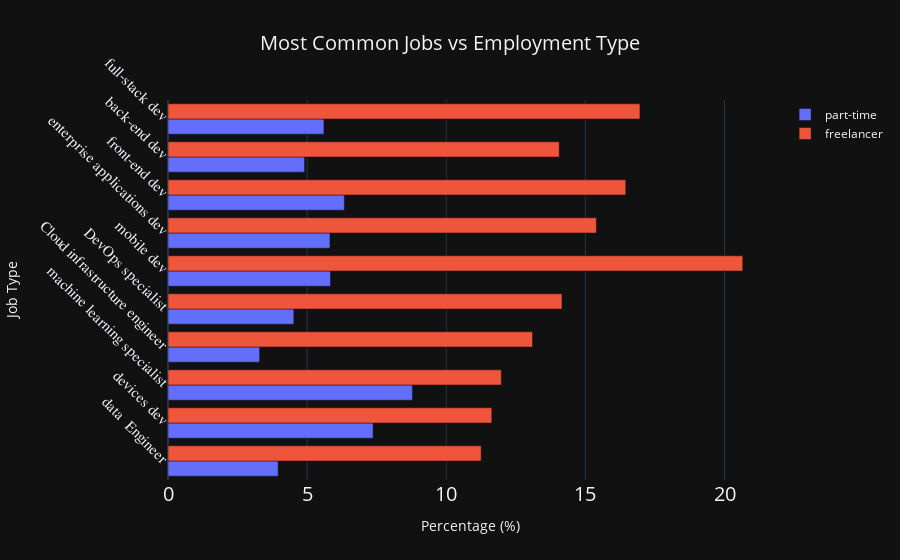

This figure's notebook cell:
### Code cell
employment_vs_dev_type(most_10_freq_jobs)

### Figure 1 — Plotly figure (JSON) as saved in the notebook; plotly's stock layout.template omitted (floating-point values rounded to 4 significant figures)
{"data": [{"name": "part-time", "orientation": "h", "x": [3.958, 7.371, 8.784, 3.293, 4.523, 5.84, 5.821, 6.338, 4.908, 5.604], "y": ["Engineer_data", "Developer_embedded applications or devices", "Data scientist or machine learning specialist", "Cloud infrastructure engineer", "DevOps specialist", "Developer_mobile", "Developer_desktop or enterprise applications", "Developer_front-end", "Developer_back-end", "Developer_full-stack"], "type": "bar", "textfont": {"size": 20}, "hovertemplate": "%{x:.2f}% of %{y} are employed as "}, {"name": "freelancer", "orientation": "h", "x": [11.25, 11.64, 11.98, 13.1, 14.16, 20.66, 15.4, 16.45, 14.06, 16.96], "y": ["Engineer_data", "Developer_embedded applications or devices", "Data scientist or machine learning specialist", "Cloud infrastructure engineer", "DevOps specialist", "Developer_mobile", "Developer_desktop or enterprise applications", "Developer_front-end", "Developer_back-end", "Developer_full-stack"], "type": "bar", "textfont": {"size": 20}, "hovertemplate": "%{x:.2f}% of %{y} are employed as "}], "layout": {"title": {"font": {"size": 20}, "text": "Most Common Jobs vs Employment Type", "x": 0.5}, "xaxis": {"tickfont": {"size": 20}, "title": {"text": "Percentage (%)"}}, "yaxis": {"tickfont": {"size": 15, "family": "Rockwell"}, "title": {"text": "Job Type"}, "tickmode": "array", "ticktext": ["data  Engineer", "devices dev", "machine learning specialist", "Cloud infrastructure engineer", "DevOps specialist", "mobile dev", "enterprise applications dev", "front-end dev", "back-end dev", "full-stack dev"], "tickvals": [0, 1, 2, 3, 4, 5, 6, 7, 8, 9], "tickangle": 45}, "barmode": "group"}}
